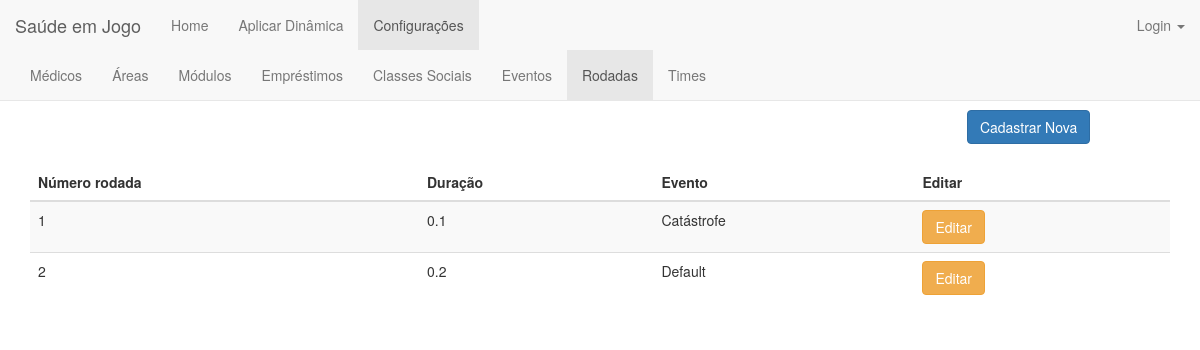
/rodada/, run on an earlier commit of the app's database.
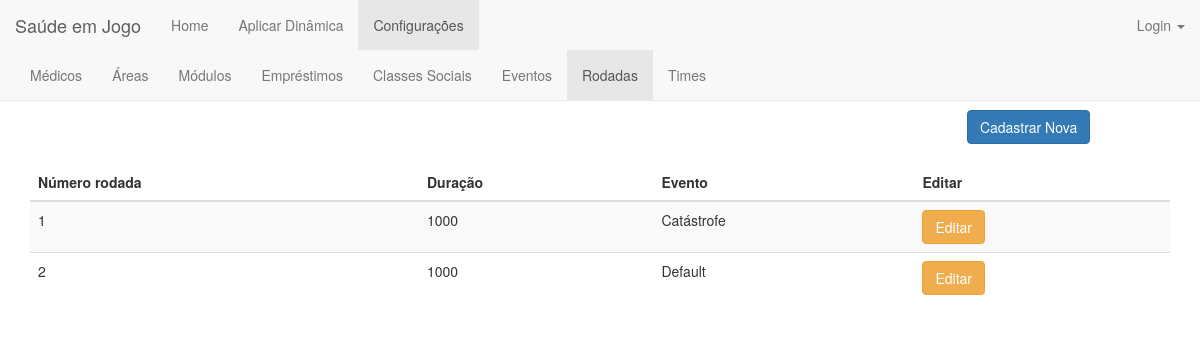
And on a later commit of the database.
### jogo/models.py (models this page shows, shortened)
class Rodada(models.Model):
    verbose_name = 'rodada'
    verbose_name_plural = 'rodadas'
    numeroRodada = models.IntegerField(validators=[MinValueValidator(1)])
    duracao = models.FloatField(validators=[MinValueValidator(0)])
    evento = models.ForeignKey(Evento, on_delete=models.CASCADE, default=1)

class Evento(models.Model):
    class Meta:
        verbose_name = 'evento'
        verbose_name_plural = 'eventos'
    nome = models.CharField(max_length=50)
    multiplicador_classeA = models.FloatField(validators=[MinValueValidator(0.0)])
    multiplicador_classeB = models.FloatField(validators=[MinValueValidator(0.0)])
    multiplicador_classeC = models.FloatField(validators=[MinValueValidator(0.0)])
    multiplicador_classeD = models.FloatField(validators=[MinValueValidator(0.0)])
    multiplicador_classeE = models.FloatField(validators=[MinValueValidator(0.0)])

### jogo/views.py (the view)
# urls.py: url(r'^rodada/$', views.rodada_index, name='rodada_index'),
def rodada_index(request):
    rodadas = Rodada.objects.order_by('numeroRodada')
    return render(request, 'rodada/rodada_index.html', {'rodadas':rodadas})

### jogo/templates/rodada/rodada_index.html (shortened to what this page needs)
{% extends 'jogo/base_configuracoes.html' %}
{% load staticfiles %}
{% block rodada %}class="active"{% endblock %}
{% block body %}
    <div class="container">
        <center><h1>Rodadas</h1></center>
        <div align="right" style="margin-right: 7%">
            <a href="{% url 'jogo:rodada_new' %}"><button type="submit" class="btn btn-primary">Cadastrar Nova</button></a>
        </div>
        <br>
        <table class="table table-striped">
        <thead>
            <tr>
                <th>Número rodada</th>
                <th>Duração</th>
                <th>Evento</th>
                <th>Editar</th>
            </tr>
        </thead>
        <tbody>
            {% for rodada in rodadas %}
                <tr>
                    <td>{{rodada.numeroRodada}}</td>
                    <td>{{rodada.duracao}}</td>
                    <td>{{rodada.evento.nome}}</td>
                    <td><a href="{% url 'jogo:rodada_edit' rodada.id %}"><button type="button" class="btn btn-warning">Editar</button></a></td>
                </tr>
            {% endfor %}
        </tbody>
        </table>
    </div>
{% endblock body %}

What changed in the data, as far as the page shows it:
changed Rodada "Catástrofe": duracao "0.1" → "1000"
changed Rodada "Default": duracao "0.2" → "1000"
